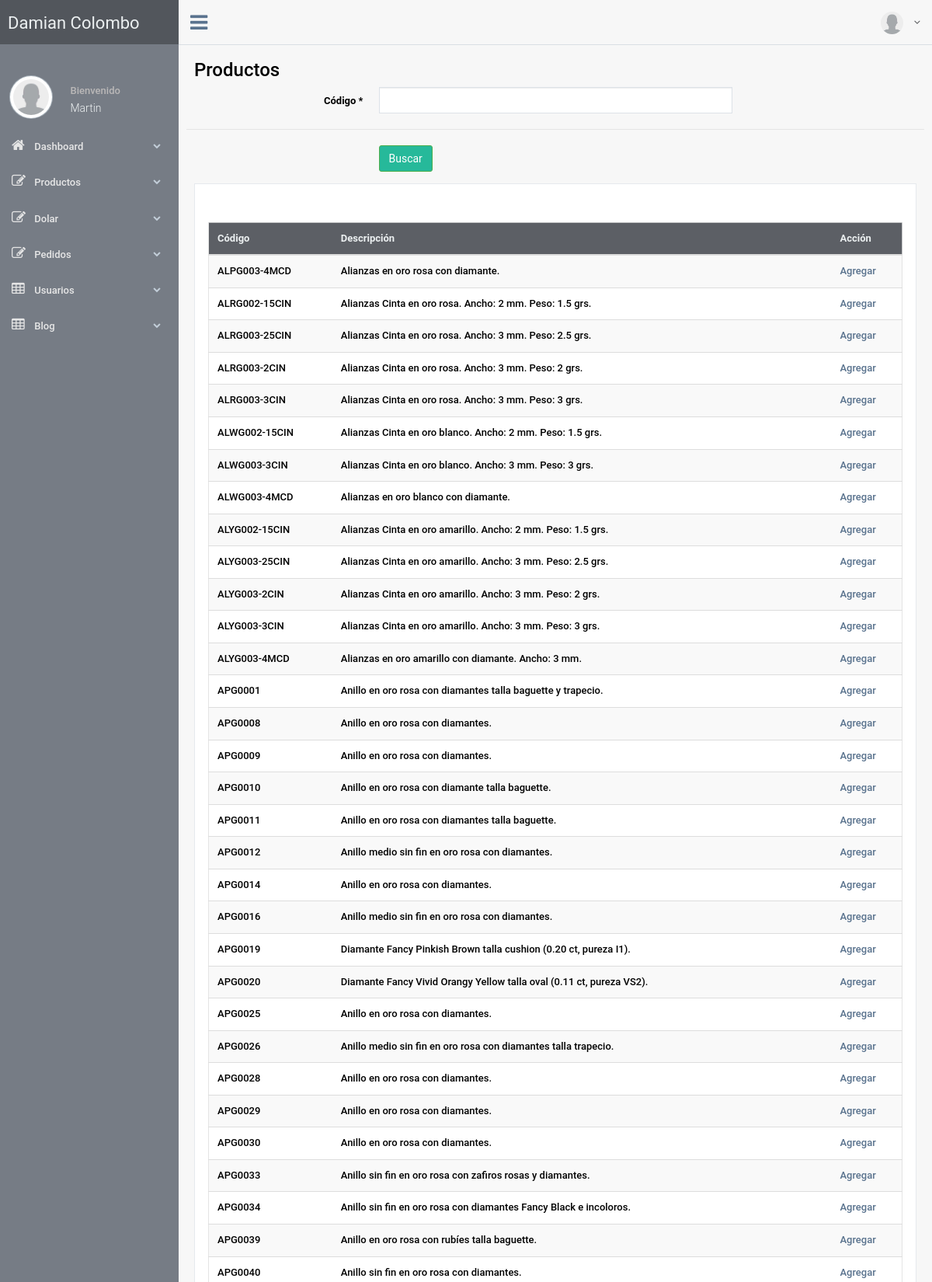
The page /DamianColombo_BCK/pedidos-agregar.php (signed in, upper part) on the database its author committed.
### tables this page shows
CREATE TABLE `productmain` (
  `idProductMain` int(11) NOT NULL,
  `codigo` varchar(250) NOT NULL,
  `descripcionLarga` text NOT NULL,
  `descripcionLargaIngles` text NOT NULL,
  `descripcion` text NOT NULL,
  `description` varchar(250) NOT NULL,
  `descripcionCertificado` text NOT NULL,
  `stock` int(11) NOT NULL,
  `stockIngles` int(11) NOT NULL,
  `medida` text NOT NULL,
  `medidaIngles` varchar(250) NOT NULL,
  `codMetal` int(11) NOT NULL,
  `pesoMetal` varchar(150) NOT NULL,
  `codPiedra` int(11) NOT NULL,
  `cortePiedra` varchar(150) NOT NULL,
  `pesoPiedra` varchar(150) NOT NULL,
  `colorPiedra` varchar(150) NOT NULL,
  `purezaPiedra` varchar(150) NOT NULL,
  `codpiedra2` int(11) NOT NULL,
  `pesoPiedra2` varchar(150) NOT NULL,
  `colorPiedra2` varchar(150) NOT NULL,
  `purezaPiedra2` varchar(150) NOT NULL,
  `certificado` varchar(250) NOT NULL,
  `certificado2` int(11) NOT NULL DEFAULT '0',
  `precioLista` float NOT NULL,
  `precioFinal` int(11) NOT NULL,
  `palabrasClaves` text NOT NULL,
  `urlCorta` text NOT NULL,
  `palabrasClavesIngles` text NOT NULL,
  `urlCortaIngles` varchar(100) NOT NULL,
  `destacado` int(11) NOT NULL DEFAULT '0',
  `labelDescuento` int(11) NOT NULL DEFAULT '0',
  `catalogo` int(11) NOT NULL DEFAULT '0',
  `flagNew` int(11) NOT NULL DEFAULT '0',
  `tipoArticulo` int(11) NOT NULL DEFAULT '1',
  `precioListaIngles` float NOT NULL,
  `descuentoIngles` int(11) NOT NULL,
  `labelDescuentoIngles` int(11) NOT NULL
);

### DamianColombo_BCK/pedidos-agregar.php (the view, shortened to what this page needs)
<!DOCTYPE html>
<html lang="en">
<head>
    <link href="css/bootstrap.min.css" rel="stylesheet">
    <link href="fonts/css/font-awesome.min.css" rel="stylesheet">
    <link href="css/animate.min.css" rel="stylesheet">
    <link href="css/custom.css" rel="stylesheet">
    <link href="css/icheck/flat/green.css" rel="stylesheet">
</head>
<?
$id_pedido=$_GET['id_pedido'];
$word=$_POST["word"];
$result = mysql_query("Select * from productmain where codigo like '%$word%' order by codigo");
?>
<body class="nav-md">
    <div class="container body">
        <div class="main_container">
            <div class="col-md-3 left_col">
                <?php include ("inc-menu.php");?>
            </div>
            <div class="top_nav">
                <div class="nav_menu">
                    <nav class="" role="navigation">
                        <div class="nav toggle">
                            <a id="menu_toggle"><i class="fa fa-bars"></i></a>
                        </div>
                        <ul class="nav navbar-nav navbar-right">
                            <li class="">
                                <a href="javascript:;" class="user-profile dropdown-toggle" data-toggle="dropdown" aria-expanded="false">
                                    <img src="images/img.jpg" alt="">
                                    <span class=" fa fa-angle-down"></span>
                                </a>
                            </li>
                        </ul>
                    </nav>
                </div>
            </div>
            <div class="right_col" role="main">
                <div class="">
                    <div class="page-title">
                        <div class="title_left">
                            <h3>Productos</h3>
                        </div>
                        <div class="title_right">
                            <div class="col-md-5 col-sm-5 col-xs-12 form-group pull-right top_search">
                            </div>
                        </div>
                    </div>
                    <div class="clearfix"></div>
                    <div class="row">
                                    <form id="demo-form2" data-parsley-validate class="form-horizontal form-label-left" method="post" action="pedidos-agregar.php?id_pedido=<? echo $id_pedido; ?>">
                                        <div class="form-group">
                                            <label class="control-label col-md-3 col-sm-3 col-xs-12" for="first-name">Código <span class="required">*</span>
                                            </label>
                                            <div class="col-md-6 col-sm-6 col-xs-12">
                                                <input type="text" id="first-name" required="required" name="word" class="form-control col-md-7 col-xs-12">
                                            </div>
                                        </div>
                                        <div class="ln_solid"></div>
                                        <div class="form-group">
                                            <div class="col-md-6 col-sm-6 col-xs-12 col-md-offset-3">
                                                <button type="submit" class="btn btn-success">Buscar</button>
                                            </div>
                                        </div>
                                    </form>
                        <div class="col-md-12 col-sm-12 col-xs-12">
                            <div class="x_panel" >
                                <br><br>
                       <table class="table table-striped responsive-utilities jambo_table bulk_action">
                            <thead>
                                <tr class="headings">
                                    <th class="column-title">Código</th>
                                    <th class="column-title">Descripción</th>
                                    <th class="column-title no-link last"><span class="nobr">Acción</span></th>
                                </tr>
                            </thead>
                            <tbody>
                                <? while ($row = mysql_fetch_array($result)) { ?>
                                    <tr class="even pointer">
                                        <td class=" "><? echo $row["codigo"]; ?></td>
                                        <td class=" "><? echo $row["descripcion"]; ?></td>
                                        <td class=" last">
                                            <a href="pedidos-agregar2.php?codigo=<? echo $row["codigo"]; ?>&idProductMain=<? echo $row["idProductMain"]; ?>&id_pedido=<? echo $id_pedido; ?>">Agregar</a>
                                        </td>
                                    </tr>
                                 <?}?>
                            </tbody>
                        </table>
                            </div>
                        </div>
                    </div>
                </div>
            </div>
        </div>
    </div>
</body>
</html>

### rows shown on the page
productmain: codigo "ALPG003-4MCD", descripcion "Alianzas en oro rosa con diamante."
productmain: codigo "ALRG002-15CIN", descripcion "Alianzas Cinta en oro rosa. Ancho: 2 mm. Peso: 1.5 grs."
productmain: codigo "ALRG003-25CIN", descripcion "Alianzas Cinta en oro rosa. Ancho: 3 mm. Peso: 2.5 grs."
productmain: codigo "ALRG003-2CIN", descripcion "Alianzas Cinta en oro rosa. Ancho: 3 mm. Peso: 2 grs."
productmain: codigo "ALRG003-3CIN", descripcion "Alianzas Cinta en oro rosa. Ancho: 3 mm. Peso: 3 grs."
productmain: codigo "ALWG002-15CIN", descripcion "Alianzas Cinta en oro blanco. Ancho: 2 mm. Peso: 1.5 grs."
productmain: codigo "ALWG003-3CIN", descripcion "Alianzas Cinta en oro blanco. Ancho: 3 mm. Peso: 3 grs."
productmain: codigo "ALWG003-4MCD", descripcion "Alianzas en oro blanco con diamante."
productmain: codigo "ALYG002-15CIN", descripcion "Alianzas Cinta en oro amarillo. Ancho: 2 mm. Peso: 1.5 grs."
productmain: codigo "ALYG003-25CIN", descripcion "Alianzas Cinta en oro amarillo. Ancho: 3 mm. Peso: 2.5 grs."
productmain: codigo "ALYG003-2CIN", descripcion "Alianzas Cinta en oro amarillo. Ancho: 3 mm. Peso: 2 grs."
productmain: codigo "ALYG003-3CIN", descripcion "Alianzas Cinta en oro amarillo. Ancho: 3 mm. Peso: 3 grs."
productmain: codigo "ALYG003-4MCD", descripcion "Alianzas en oro amarillo con diamante. Ancho: 3 mm."
productmain: codigo "APG0001", descripcion "Anillo en oro rosa con diamantes talla baguette y trapecio."
productmain: codigo "APG0008", descripcion "Anillo en oro rosa con diamantes."
productmain: codigo "APG0009", descripcion "Anillo en oro rosa con diamantes."
productmain: codigo "APG0010", descripcion "Anillo en oro rosa con diamante talla baguette."
productmain: codigo "APG0011", descripcion "Anillo en oro rosa con diamantes talla baguette."
productmain: codigo "APG0012", descripcion "Anillo medio sin fin en oro rosa con diamantes."
productmain: codigo "APG0014", descripcion "Anillo en oro rosa con diamantes."
productmain: codigo "APG0016", descripcion "Anillo medio sin fin en oro rosa con diamantes."
productmain: codigo "APG0019", descripcion "Diamante Fancy Pinkish Brown talla cushion (0.20 ct, pureza I1)."
productmain: codigo "APG0020", descripcion "Diamante Fancy Vivid Orangy Yellow talla oval (0.11 ct, pureza VS2)."
productmain: codigo "APG0025", descripcion "Anillo en oro rosa con diamantes."
productmain: codigo "APG0026", descripcion "Anillo medio sin fin en oro rosa con diamantes talla trapecio."
productmain: codigo "APG0028", descripcion "Anillo en oro rosa con diamantes."
productmain: codigo "APG0029", descripcion "Anillo en oro rosa con diamantes."
productmain: codigo "APG0030", descripcion "Anillo en oro rosa con diamantes."
productmain: codigo "APG0033", descripcion "Anillo sin fin en oro rosa con zafiros rosas y diamantes."
productmain: codigo "APG0034", descripcion "Anillo sin fin en oro rosa con diamantes Fancy Black e incoloros."
productmain: codigo "APG0039", descripcion "Anillo en oro rosa con rubíes talla baguette."
productmain: codigo "APG0040", descripcion "Anillo sin fin en oro rosa con diamantes."

### other values the page prints
$_SESSION["nombreUsuario"] "Martin"
